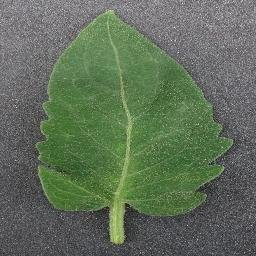
#> input picture dataset/tomato/test/Tomato__Tomato_Healthy/TomatoHealthy(101).jpg, 256 x 256 px
$ python -i common.py   (imports and definitions only)
#> lines starting #> are read from the running program, lines starting #| are printed output that depends on the picture
#> further down, picture is the input picture: PIL image 256x256 RGB; mean R, G, B 96.1, 110.5, 89.8
"""ค่าตั้งต้นและฟังก์ชันที่ทุกขั้นของ pipeline ใช้ร่วมกัน

ปรับค่าได้ผ่าน environment variable โดยไม่ต้องแก้โค้ด เช่น
    DATA_DIR=dataset/sample MAX_PER_CLASS=50 python scripts/01_data_validation.py
"""

import os
from pathlib import Path

import mlflow
import numpy as np
from PIL import Image
from skimage.feature import hog

ROOT = Path(__file__).resolve().parents[1]

# ---------- ข้อมูล ----------
DATA_DIR = ROOT / os.getenv("DATA_DIR", "dataset/tomato")
SPLITS = ("train", "val", "test")
IMAGE_EXTS = {".jpg", ".jpeg", ".png"}
# จำกัดจำนวนภาพต่อคลาสต่อ split (0 = ใช้ทั้งหมด) — ใช้ลดเวลาตอนทดลองหรือรันใน CI
MAX_PER_CLASS = int(os.getenv("MAX_PER_CLASS", "0"))
SEED = 42

# ---------- ฟีเจอร์ ----------
IMG_SIZE = 64          # ย่อภาพเป็น 64x64 ก่อนสกัดฟีเจอร์
HIST_BINS = 8          # ฮิสโตแกรมสี HSV แบบ 8x8x8 = 512 ค่า

# ---------- ผลลัพธ์ / MLflow ----------
PROCESSED_DIR = ROOT / os.getenv("PROCESSED_DIR", "processed_data")
MLFLOW_URI = os.getenv("MLFLOW_TRACKING_URI", f"sqlite:///{(ROOT / 'mlflow.db').as_posix()}")
EXPERIMENT = "Tomato Leaf Disease"
MODEL_NAME = "tomato-leaf-classifier"
MODEL_ALIAS = "champion"
# โมเดลต้องได้ accuracy บน val อย่างน้อยเท่านี้จึงจะถูก register (quality gate)
MIN_VAL_ACCURACY = float(os.getenv("MIN_VAL_ACCURACY", "0.70"))


def setup_mlflow():
    mlflow.set_tracking_uri(MLFLOW_URI)
    # เก็บ artifact (โมเดล, กราฟ) ไว้ที่ <project>/mlruns เสมอ ไม่ว่าจะรันจากโฟลเดอร์ไหน
    if mlflow.get_experiment_by_name(EXPERIMENT) is None:
        mlflow.create_experiment(EXPERIMENT, artifact_location=(ROOT / os.getenv("MLFLOW_ARTIFACT_DIR", "mlruns")).as_uri())
    mlflow.set_experiment(EXPERIMENT)


def short_label(class_dir_name: str) -> str:
    """'Tomato__Tomato_Leaf_Mold' -> 'Leaf_Mold'"""
    return class_dir_name.split("Tomato_")[-1].lstrip("_")


def list_classes(split_dir: Path) -> list[str]:
    return sorted(p.name for p in split_dir.iterdir() if p.is_dir())


def list_images(class_dir: Path) -> list[Path]:
    files = sorted(p for p in class_dir.iterdir() if p.suffix.lower() in IMAGE_EXTS)
    if MAX_PER_CLASS and len(files) > MAX_PER_CLASS:
        rng = np.random.default_rng(SEED)
        idx = rng.choice(len(files), MAX_PER_CLASS, replace=False)
        files = [files[i] for i in sorted(idx)]
    return files


def extract_features(image: Image.Image) -> np.ndarray:
    """แปลงภาพ 1 ภาพเป็นเวกเตอร์ฟีเจอร์ (ฮิสโตแกรมสี HSV + HOG ของรูปทรง/ลวดลาย)

    ต้องใช้ฟังก์ชันนี้ทั้งตอนเทรนและตอนทำนาย เพื่อให้ฟีเจอร์ตรงกันทุกครั้ง
    """
    img = image.convert("RGB").resize((IMG_SIZE, IMG_SIZE), Image.BILINEAR)
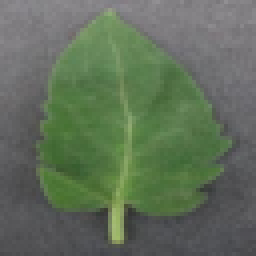
#> img: PIL image 64x64 RGB (shown 4 times larger); mean R, G, B 96.2, 110.5, 89.9

    hsv = np.asarray(img.convert("HSV"), dtype=np.uint8).reshape(-1, 3)
    hist, _ = np.histogramdd(hsv, bins=HIST_BINS, range=[(0, 256)] * 3)
    hist = hist.ravel() / hsv.shape[0]
#> hist = 512 values, max 0.213 at index 155, min 0 at index 0, mean 0.00195

    gray = np.asarray(img.convert("L"), dtype=np.float32) / 255.0
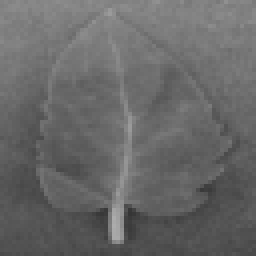
#> gray: shape (64, 64) float32 (shown 4 times larger); min 0.208, max 0.675, mean 0.407
    hog_feat = hog(gray, orientations=9, pixels_per_cell=(8, 8), cells_per_block=(2, 2))
#> hog_feat = 1764 values, max 0.402 at index 1593, min 0 at index 897, mean 0.145

    return np.concatenate([hist, hog_feat]).astype(np.float32)


def extract_features_from_path(path: Path | str) -> np.ndarray:
    with Image.open(path) as im:
        return extract_features(im)

>>> from PIL import Image
>>> picture = Image.open('../dataset/tomato/test/Tomato__Tomato_Healthy/TomatoHealthy(101).jpg')
>>> result = extract_features(picture)
#> result = 2276 values, max 0.402 at index 2105, min 0 at index 0, mean 0.113

$ run again, on dataset/tomato/test/Tomato__Tomato_Mosaic_virus/TomatoMosaicVirus(1324).jpg
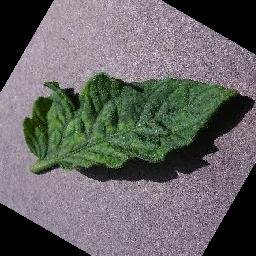
#> input picture dataset/tomato/test/Tomato__Tomato_Mosaic_virus/TomatoMosaicVirus(1324).jpg, 256 x 256 px
#> picture is the input picture: PIL image 256x256 RGB; mean R, G, B 101.4, 100.1, 100.3
#> in extract_features, `img = image.convert("RGB").resize((IMG_SIZE, IMG_SIZE), Image.BILINEAR)`:
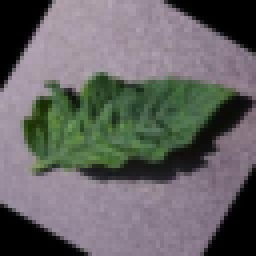
#> img: PIL image 64x64 RGB (shown 4 times larger); mean R, G, B 101.4, 100.1, 100.4
#> hist = 512 values, max 0.28 at index 388, min 0 at index 1, mean 0.00195
#> in extract_features, `gray = np.asarray(img.convert("L"), dtype=np.float32) / 255.0`:
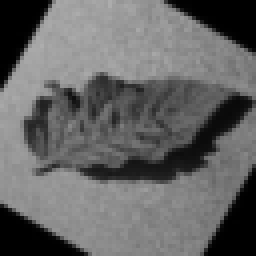
#> gray: shape (64, 64) float32 (shown 4 times larger); min 0, max 0.678, mean 0.394
#> hog_feat = 1764 values, max 0.555 at index 36, min 0 at index 1, mean 0.124
#> result = 2276 values, max 0.555 at index 548, min 0 at index 1, mean 0.0966

$ run again, on dataset/tomato/test/Tomato__Tomato_Yellow_Leaf_Curl_Virus/TomatoYellowCurlVirus(2254).jpg
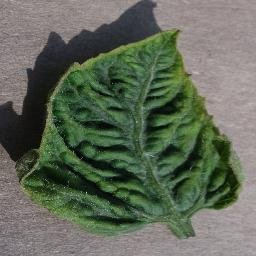
#> input picture dataset/tomato/test/Tomato__Tomato_Yellow_Leaf_Curl_Virus/TomatoYellowCurlVirus(2254).jpg, 256 x 256 px
#> picture is the input picture: PIL image 256x256 RGB; mean R, G, B 96.5, 105.1, 89.2
#> in extract_features, `img = image.convert("RGB").resize((IMG_SIZE, IMG_SIZE), Image.BILINEAR)`:
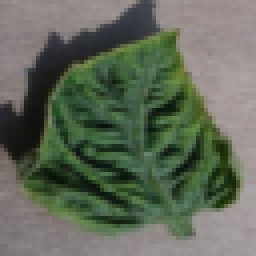
#> img: PIL image 64x64 RGB (shown 4 times larger); mean R, G, B 96.5, 105.1, 89.2
#> hist = 512 values, max 0.208 at index 4, min 0 at index 6, mean 0.00195
#> in extract_features, `gray = np.asarray(img.convert("L"), dtype=np.float32) / 255.0`:
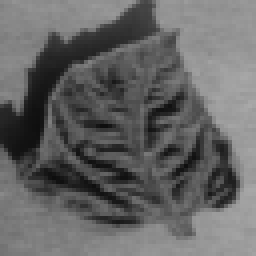
#> gray: shape (64, 64) float32 (shown 4 times larger); min 0.0549, max 0.663, mean 0.395
#> hog_feat = 1764 values, max 0.392 at index 27, min 0 at index 63, mean 0.133
#> result = 2276 values, max 0.392 at index 539, min 0 at index 6, mean 0.104
